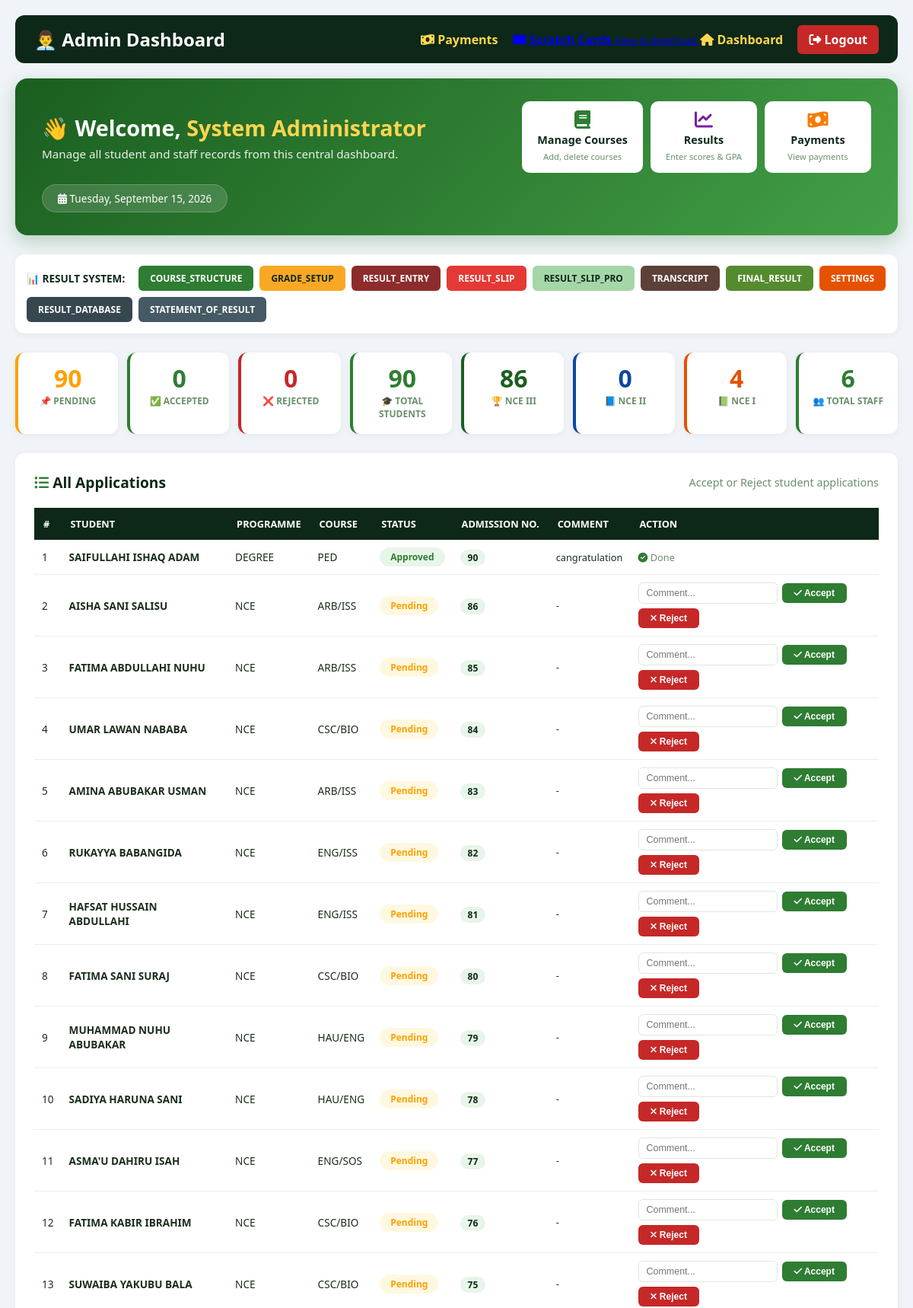
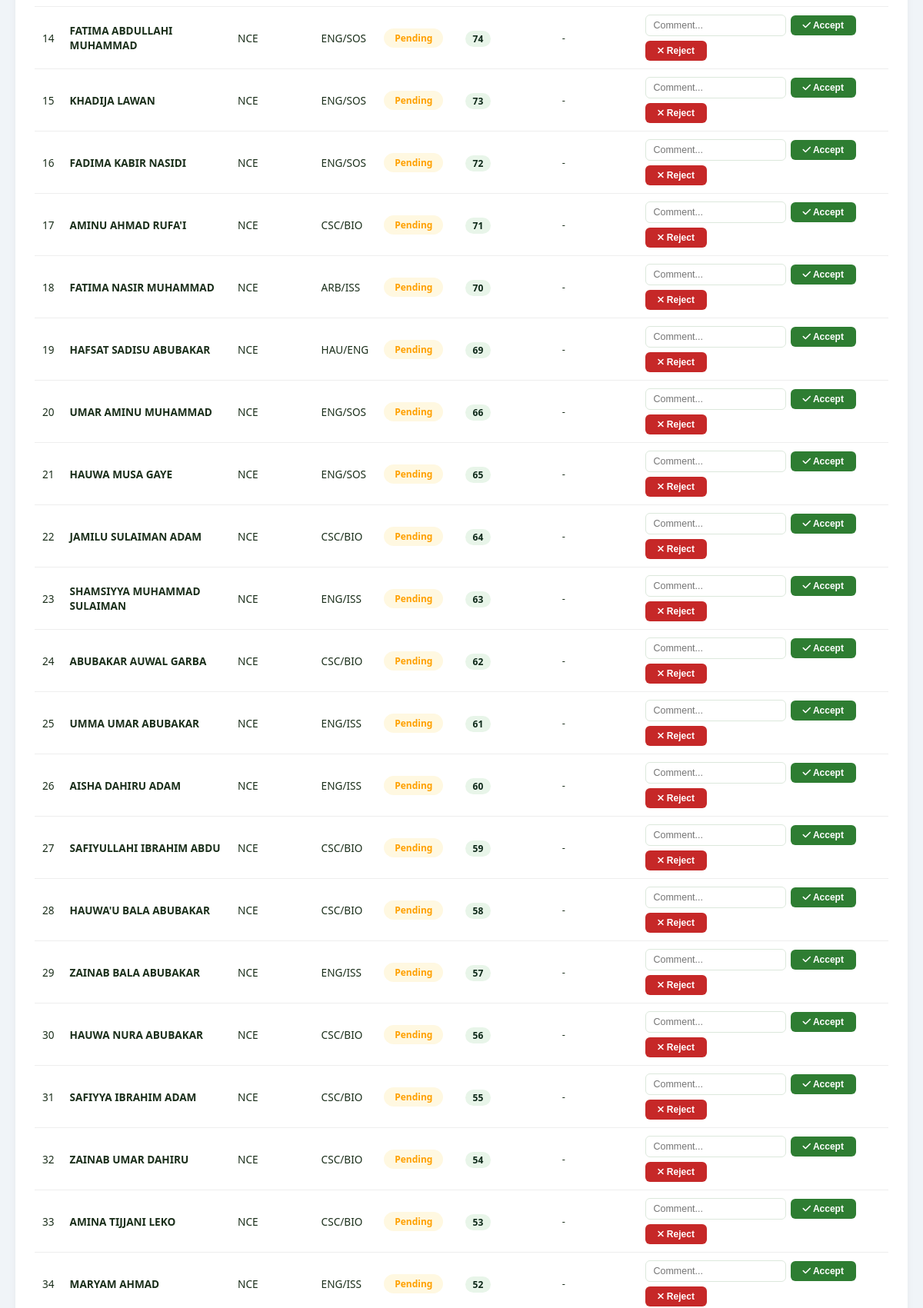
The app's page /admin_dashboard.php (signed in, upper part) with its own data (2 pictures, top to bottom).
### tables this page shows
CREATE TABLE `applications` (
  `id` int(11) NOT NULL,
  `student_id` int(11) DEFAULT NULL,
  `fullname` varchar(200) NOT NULL,
  `email` varchar(100) DEFAULT NULL,
  `phone` varchar(20) DEFAULT NULL,
  `course_applied` varchar(100) DEFAULT NULL,
  `programme` varchar(50) DEFAULT NULL,
  `branch_code` varchar(20) DEFAULT NULL,
  `status` enum('pending','approved','rejected') DEFAULT 'pending',
  `notes` text DEFAULT NULL,
  `reviewed_by` varchar(100) DEFAULT NULL,
  `reviewed_at` timestamp NULL DEFAULT NULL,
  `created_at` timestamp NOT NULL DEFAULT current_timestamp(),
  `application_date` date DEFAULT NULL
);

### admin_dashboard.php (the view, shortened to what this page needs)
<?php
include 'connect.php';
include 'check_role.php';
$admin_name = $_SESSION['fullname'] ?? 'Admin';
mysqli_query($conn, "UPDATE students SET level = 'NCE I' WHERE level IS NULL OR level = '' OR level = 'NCE'");
mysqli_query($conn, "UPDATE students SET status = 'pending' WHERE status IS NULL OR status = ''");
$total_students = mysqli_fetch_assoc(mysqli_query($conn, "SELECT COUNT(*) as c FROM students"))['c'];
$total_pending = mysqli_fetch_assoc(mysqli_query($conn, "SELECT COUNT(*) as c FROM students WHERE status IN ('pending','active')"))['c'];
$total_accepted = mysqli_fetch_assoc(mysqli_query($conn, "SELECT COUNT(*) as c FROM students WHERE status IN ('approved','graduated')"))['c'];
$total_rejected = mysqli_fetch_assoc(mysqli_query($conn, "SELECT COUNT(*) as c FROM students WHERE status IN ('rejected','inactive')"))['c'];
$total_staff = mysqli_fetch_assoc(mysqli_query($conn, "SELECT COUNT(*) as c FROM staff"))['c'];
$nce1_count = mysqli_fetch_assoc(mysqli_query($conn, "SELECT COUNT(*) as c FROM students WHERE level = 'NCE I'"))['c'];
$nce2_count = mysqli_fetch_assoc(mysqli_query($conn, "SELECT COUNT(*) as c FROM students WHERE level = 'NCE II'"))['c'];
$nce3_count = mysqli_fetch_assoc(mysqli_query($conn, "SELECT COUNT(*) as c FROM students WHERE level = 'NCE III'"))['c'];
$applications = mysqli_query($conn, "SELECT * FROM applications ORDER BY id DESC");
?>
<!DOCTYPE html>
<html lang="en">
<head>
    <link rel="stylesheet" href="https://cdnjs.cloudflare.com/ajax/libs/font-awesome/6.4.0/css/all.min.css">
</head>
<body>
<div class="container">
    <div class="topbar">
        <h1>👨‍💼 Admin Dashboard</h1>
        <div>
            <a href="admin_payments.php" style="color: #ffd54f; margin-right: 15px; text-decoration: none; font-weight: 600;">
                <i class="fas fa-money-bill-wave"></i> Payments
            </a>
            <a href="admin_scratch_cards.php" class="c-cards">
    <i class="fas fa-ticket-alt"></i>
    <strong>Scratch Cards</strong>
    <small>View & download</small>
</a>
            <a href="admin_dashboard.php" style="color: #ffd54f; margin-right: 15px; text-decoration: none; font-weight: 600;">
                <i class="fas fa-home"></i> Dashboard
            </a>
            <a href="logout.php" class="logout"><i class="fas fa-sign-out-alt"></i> Logout</a>
        </div>
    </div>
    <div class="welcome-banner">
        <div>
            <h2>👋 Welcome, <span><?php echo htmlspecialchars($admin_name); ?></span></h2>
            <p>Manage all student and staff records from this central dashboard.</p>
        </div>
        <div class="quick-cards">
            <a href="admin_manage_courses.php" class="c-courses">
                <i class="fas fa-book"></i>
                <strong>Manage Courses</strong>
                <small>Add, delete courses</small>
            </a>
            <a href="admin_result_entry.php" class="c-results">
                <i class="fas fa-chart-line"></i>
                <strong>Results</strong>
                <small>Enter scores & GPA</small>
            </a>
            <a href="admin_payments.php" class="c-payments" style="background:white; color:#0d2818;">
                <i class="fas fa-money-bill-wave" style="color:#f57c00;"></i>
                <strong>Payments</strong>
                <small>View payments</small>
            </a>
        </div>
        <div class="date">
            <i class="fas fa-calendar-alt"></i> <?php echo date('l, F j, Y'); ?>
        </div>
    </div>
    <div class="stats">
        <div class="stat-card pending">
            <div class="number"><?php echo $total_pending; ?></div>
            <div class="label">📌 Pending</div>
        </div>
        <div class="stat-card approved">
            <div class="number"><?php echo $total_accepted; ?></div>
            <div class="label">✅ Accepted</div>
        </div>
        <div class="stat-card rejected">
            <div class="number"><?php echo $total_rejected; ?></div>
            <div class="label">❌ Rejected</div>
        </div>
        <div class="stat-card">
            <div class="number"><?php echo $total_students; ?></div>
            <div class="label">🎓 Total Students</div>
        </div>
        <div class="stat-card nce3">
            <div class="number"><?php echo $nce3_count; ?></div>
            <div class="label">🏆 NCE III</div>
        </div>
        <div class="stat-card nce2">
            <div class="number"><?php echo $nce2_count; ?></div>
            <div class="label">📘 NCE II</div>
        </div>
        <div class="stat-card nce1">
            <div class="number"><?php echo $nce1_count; ?></div>
            <div class="label">📗 NCE I</div>
        </div>
        <div class="stat-card">
            <div class="number"><?php echo $total_staff; ?></div>
            <div class="label">👥 Total Staff</div>
        </div>
    </div>
    <div class="card">
        <div class="card-header">
            <h2><i class="fas fa-list-ul" style="color:#2e7d32;"></i> All Applications</h2>
            <span style="color:#6a8f6a; font-size:0.9rem;">Accept or Reject student applications</span>
        </div>
        <?php if ($applications && mysqli_num_rows($applications) > 0): ?>
        <div class="table-wrapper">
            <table>
                <thead>
                    <tr>
                        <th>#</th>
                        <th>Student</th>
                        <th>Programme</th>
                        <th>Course</th>
                        <th>Status</th>
                        <th>Admission No.</th>
                        <th>Comment</th>
                        <th>Action</th>
                    </tr>
                </thead>
                <tbody>
                    <?php $i = 1; while ($row = mysqli_fetch_assoc($applications)):
                        $status_class = $row['status'] == 'approved' ? 'approved' : ($row['status'] == 'pending' ? 'pending' : 'rejected');
                    ?>
                    <tr>
                        <td><?php echo $i++; ?></td>
                        <td><strong><?php echo htmlspecialchars($row['fullname']); ?></strong></td>
                        <td><?php echo htmlspecialchars($row['programme']); ?></td>
                        <td><?php echo htmlspecialchars($row['course_applied']); ?></td>
                        <td><span class="status-badge <?php echo $status_class; ?>"><?php echo ucfirst($row['status']); ?></span></td>
                        <td>
                            <?php if (!empty($row['reg_no']) || !empty($row['student_id'])): ?>
                                <span class="admission-no"><?php echo $row['reg_no'] ?? $row['student_id']; ?></span>
                            <?php else: ?>
                                <span style="color:#aaa;">—</span>
                            <?php endif; ?>
                        </td>
                        <td style="max-width:150px; font-size:0.8rem;"><?php echo htmlspecialchars($row['notes'] ?? '-'); ?></td>
                        <td>
                            <?php if ($row['status'] == 'pending'): ?>
                            <form method="POST" class="action-form">
                                <input type="text" name="comment" placeholder="Comment..." required>
                                <button type="submit" name="action" value="approved" class="btn-accept"><i class="fas fa-check"></i> Accept</button>
                                <button type="submit" name="action" value="rejected" class="btn-reject"><i class="fas fa-times"></i> Reject</button>
                            </form>
                            <?php else: ?>
                            <span style="color:#6a8f6a; font-size:0.8rem;"><i class="fas fa-check-circle" style="color:#2e7d32;"></i> Done</span>
                            <?php endif; ?>
                        </td>
                    </tr>
                    <?php endwhile; ?>
                </tbody>
            </table>
        </div>
        <?php endif; ?>
    </div>
</div>
</body>
</html>

### records on screen
applications: fullname "SAIFULLAHI ISHAQ ADAM", programme "DEGREE", course_applied "PED", status "Approved", student "90", notes "cangratulation", shows "Done"
applications: fullname "AISHA SANI SALISU", programme "NCE", course_applied "ARB/ISS", status "Pending", student "86", notes "-"
applications: fullname "FATIMA ABDULLAHI NUHU", programme "NCE", course_applied "ARB/ISS", status "Pending", student "85", notes "-"
applications: fullname "UMAR LAWAN NABABA", programme "NCE", course_applied "CSC/BIO", status "Pending", student "84", notes "-"
applications: fullname "AMINA ABUBAKAR USMAN", programme "NCE", course_applied "ARB/ISS", status "Pending", student "83", notes "-"
applications: fullname "RUKAYYA BABANGIDA", programme "NCE", course_applied "ENG/ISS", status "Pending", student "82", notes "-"
applications: fullname "HAFSAT HUSSAIN ABDULLAHI", programme "NCE", course_applied "ENG/ISS", status "Pending", student "81", notes "-"
applications: fullname "FATIMA SANI SURAJ", programme "NCE", course_applied "CSC/BIO", status "Pending", student "80", notes "-"
applications: fullname "MUHAMMAD NUHU ABUBAKAR", programme "NCE", course_applied "HAU/ENG", status "Pending", student "79", notes "-"
applications: fullname "SADIYA HARUNA SANI", programme "NCE", course_applied "HAU/ENG", status "Pending", student "78", notes "-"
applications: fullname "ASMA'U DAHIRU ISAH", programme "NCE", course_applied "ENG/SOS", status "Pending", student "77", notes "-"
applications: fullname "FATIMA KABIR IBRAHIM", programme "NCE", course_applied "CSC/BIO", status "Pending", student "76", notes "-"
applications: fullname "SUWAIBA YAKUBU BALA", programme "NCE", course_applied "CSC/BIO", status "Pending", student "75", notes "-"
applications: fullname "FATIMA ABDULLAHI MUHAMMAD", programme "NCE", course_applied "ENG/SOS", status "Pending", student "74", notes "-"
applications: fullname "KHADIJA LAWAN", programme "NCE", course_applied "ENG/SOS", status "Pending", student "73", notes "-"
applications: fullname "FADIMA KABIR NASIDI", programme "NCE", course_applied "ENG/SOS", status "Pending", student "72", notes "-"
applications: fullname "AMINU AHMAD RUFA'I", programme "NCE", course_applied "CSC/BIO", status "Pending", student "71", notes "-"
applications: fullname "FATIMA NASIR MUHAMMAD", programme "NCE", course_applied "ARB/ISS", status "Pending", student "70", notes "-"
applications: fullname "HAFSAT SADISU ABUBAKAR", programme "NCE", course_applied "HAU/ENG", status "Pending", student "69", notes "-"
applications: fullname "UMAR AMINU MUHAMMAD", programme "NCE", course_applied "ENG/SOS", status "Pending", student "66", notes "-"
applications: fullname "HAUWA MUSA GAYE", programme "NCE", course_applied "ENG/SOS", status "Pending", student "65", notes "-"
applications: fullname "JAMILU SULAIMAN ADAM", programme "NCE", course_applied "CSC/BIO", status "Pending", student "64", notes "-"
applications: fullname "SHAMSIYYA MUHAMMAD SULAIMAN", programme "NCE", course_applied "ENG/ISS", status "Pending", student "63", notes "-"
applications: fullname "ABUBAKAR AUWAL GARBA", programme "NCE", course_applied "CSC/BIO", status "Pending", student "62", notes "-"
applications: fullname "UMMA UMAR ABUBAKAR", programme "NCE", course_applied "ENG/ISS", status "Pending", student "61", notes "-"
applications: fullname "AISHA DAHIRU ADAM", programme "NCE", course_applied "ENG/ISS", status "Pending", student "60", notes "-"
applications: fullname "SAFIYULLAHI IBRAHIM ABDU", programme "NCE", course_applied "CSC/BIO", status "Pending", student "59", notes "-"
applications: fullname "HAUWA'U BALA ABUBAKAR", programme "NCE", course_applied "CSC/BIO", status "Pending", student "58", notes "-"
applications: fullname "ZAINAB BALA ABUBAKAR", programme "NCE", course_applied "ENG/ISS", status "Pending", student "57", notes "-"
applications: fullname "HAUWA NURA ABUBAKAR", programme "NCE", course_applied "CSC/BIO", status "Pending", student "56", notes "-"
applications: fullname "SAFIYYA IBRAHIM ADAM", programme "NCE", course_applied "CSC/BIO", status "Pending", student "55", notes "-"
applications: fullname "ZAINAB UMAR DAHIRU", programme "NCE", course_applied "CSC/BIO", status "Pending", student "54", notes "-"
applications: fullname "AMINA TIJJANI LEKO", programme "NCE", course_applied "CSC/BIO", status "Pending", student "53", notes "-"
applications: fullname "MARYAM AHMAD", programme "NCE", course_applied "ENG/ISS", status "Pending", student "52", notes "-"

### other values on screen
$admin_name "System Administrator"
$data[0] "COURSE_STRUCTURE"
$data[0] "GRADE_SETUP"
$data[0] "RESULT_ENTRY"
$data[0] "RESULT_SLIP"
$data[0] "RESULT_SLIP_PRO"
$data[0] "TRANSCRIPT"
$total_pending "90"
$total_accepted "0"
$total_rejected "0"
$total_students "90"
$nce3_count "86"
$nce2_count "0"
$nce1_count "4"
$total_staff "6"
